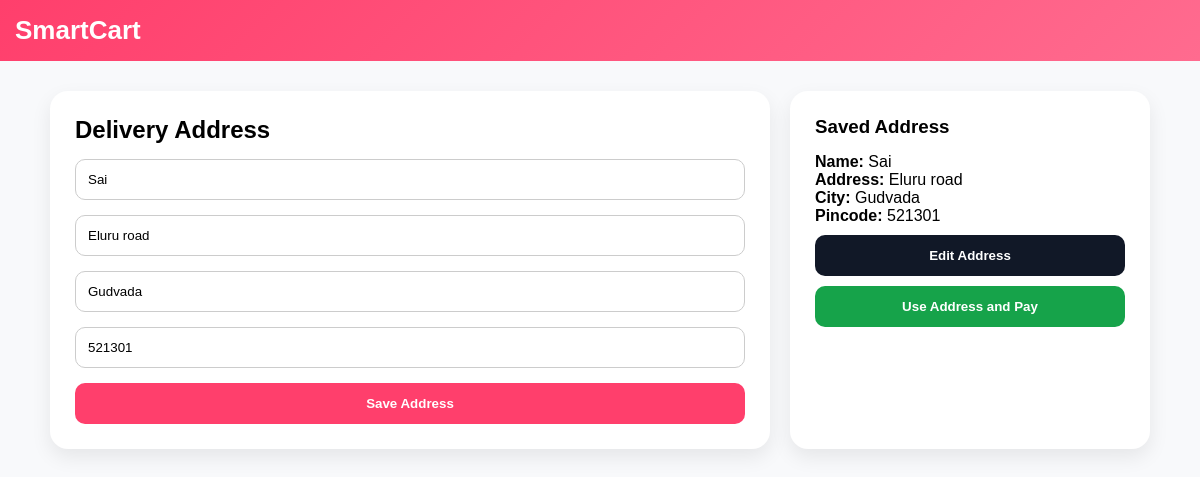
/add-address (signed in), run on the app's committed database.
### tables this page shows
CREATE TABLE addresses (
    id INTEGER PRIMARY KEY AUTOINCREMENT,
    user_id INTEGER,
    name TEXT,
    address TEXT,
    city TEXT,
    pincode TEXT
);

### app.py (the view, shortened to what this page needs)
@app.route('/add-address', methods=['GET', 'POST'])
def add_address():
    if 'user_id' not in session:
        flash("Please login first!", "danger")
        return redirect('/')
    user_id = session['user_id']
    conn = get_db_connection()
    cursor = conn.cursor()
    cursor.execute("SELECT * FROM addresses WHERE user_id=?", (user_id,))
    addresses = cursor.fetchone()
    cursor.close()
    conn.close()
    return render_template('user/add_address.html', addresses=addresses)

### app.py (called while the page is built)
def get_db_connection():
    conn = sqlite3.connect(config.DB_NAME)
    conn.row_factory = sqlite3.Row
    return conn

### templates/user/add_address.html (shortened to what this page needs)
<!DOCTYPE html>
<html lang="en">
<head>
</head>
<body>
<div class="header">
    <div class="logo">SmartCart</div>
</div>
<div class="wrapper">
<div class="card">
<h2>Delivery Address</h2>
<form method="POST">
<div class="form-group">
<input type="text" name="name" placeholder="Name" value="{{ addresses.name }}">
</div>
<div class="form-group">
<input type="text" name="address" placeholder="Address" value="{{ addresses.address }}">
</div>
<div class="form-group">
<input type="text" name="city" placeholder="City" value="{{ addresses.city }}">
</div>
<div class="form-group">
<input type="text" name="pincode" placeholder="Pincode" value="{{ addresses.pincode }}">
</div>
<button class="save-btn">Save Address</button>
</form>
</div>
<div class="card">
<h3>Saved Address</h3>
<p><b>Name:</b> {{ addresses.name }}</p>
<p><b>Address:</b> {{ addresses.address }}</p>
<p><b>City:</b> {{ addresses.city }}</p>
<p><b>Pincode:</b> {{ addresses.pincode }}</p>
<a href="/edit_address">
    <button class="edit-btn">Edit Address</button>
</a>
{% if addresses and addresses.id %}
<form method="POST" action="{{ url_for('continue_payment', address_id=addresses.id) }}">
    <button class="use-btn">Use Address and Pay</button>
</form>
{% else %}
<button class="use-btn" onclick="alert('Please save address first')">
    Use Address and Pay
</button>
{% endif %}
</div>
</div>
</body>
</html>

### templates/user/add_address.html (style rules this page uses)
* { margin:0;padding:0;box-sizing:border-box;font-family:Arial,sans-serif; }
body { background:#f8f9fb; }
.header { position:sticky; top:0; background:linear-gradient(135deg,#ff3f6c,#ff6b8f); padding:15px; }
.logo { color:#fff; font-size:26px; font-weight:bold; }
.wrapper { max-width:1100px; margin:30px auto; display:grid; grid-template-columns:2fr 1fr; gap:20px; }
.card { background:#fff; padding:25px; border-radius:18px; box-shadow:0 8px 20px rgba(0,0,0,0.08); }
h2,h3 { margin-bottom:15px; }
.form-group { margin-bottom:15px; }
input { width:100%; padding:12px; border:1px solid #ccc; border-radius:10px; }
button { width:100%; padding:13px; border:none; border-radius:10px; font-weight:bold; cursor:pointer; }
.save-btn { background:#ff3f6c; color:#fff; }
.edit-btn { background:#111827; color:#fff; margin-top:10px; }
.use-btn { background:#16a34a; color:#fff; margin-top:10px; }

### data on the page
addresses: name "Sai", address "Eluru road", city "Gudvada", pincode "521301"
